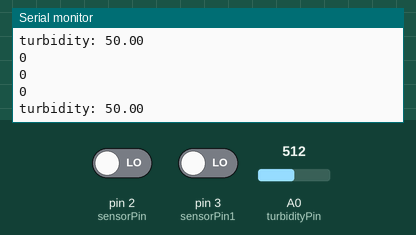
A sketch run on a simulated Arduino Uno, built with avr-gcc and run on an emulated ATmega328P. Parts: the last lines printed to the serial monitor. The test bench sets the inputs (shaded band); at power-on: A0 (turbidityPin) = 512, pin 2 (sensorPin) LOW, pin 3 (sensorPin1) LOW.

Above: at 4.2 s.
4.3 s: A0 (turbidityPin) set to 1015
At 4.9 s:
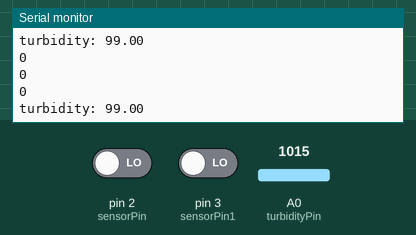
5.8 s: A0 (turbidityPin) set to 1023
At 6.9 s:
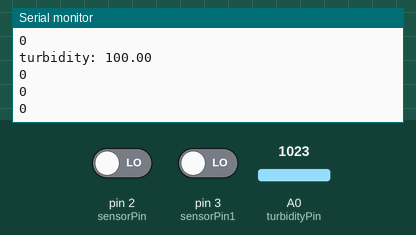
Timing chart, 0 to 8.8 s (numbered marks = the images above; inputs shaded):
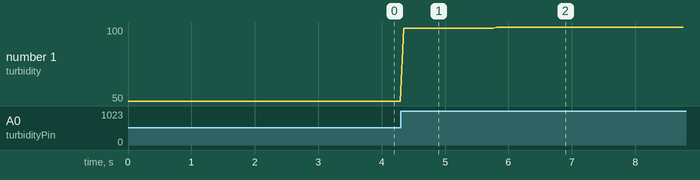

The sketch:

final.ino
```cpp
#include <SoftwareSerial.h>

SoftwareSerial bluetooth(1, 0);


const int turbidityPin = A0;
int sensorPin = 2;
int sensorPin1 = 3;
int sensorPin2 = 4;
volatile long pulse;
volatile long pulse1;
volatile long pulse2;

void setup() {
  pinMode(sensorPin, INPUT);
  Serial.begin(9600);
  bluetooth.begin(9600);
  attachInterrupt(digitalPinToInterrupt(sensorPin), increase, RISING);
  attachInterrupt(digitalPinToInterrupt(sensorPin1), increase1, RISING);
  attachInterrupt(digitalPinToInterrupt(sensorPin2), increase2, RISING);
}


void loop() {

  int turbidityValue = analogRead(turbidityPin);


  float turbidity = map(turbidityValue, 0, 1023, 0, 100);


  Serial.print("turbidity: ");
  Serial.println(turbidity);


  bluetooth.print("turbidity: ");
  bluetooth.println(turbidity);
  Serial.println(pulse);
  Serial.println(pulse1);
  Serial.println(pulse2);

  if (pulse1 + pulse2 == pulse){
    bluetooth.println("no leakage detected: ");
  }
  else{
    bluetooth.println("leakage detected: ");
  }


  delay(10);
}

void increase() {
  pulse++;
}

void increase1() {
  pulse1++;
}

void increase2() {
  pulse2++;
}
```

Measured:
- the behaviour switches between 1022 and 1023 on A0 (turbidityPin) (found by bisection; images 1 and 2)
- after the input at 4.3 s, the serial monitor: prints a new line after 0.05 s (image 1)
- after the input at 5.8 s, the serial monitor: prints a new line at once (image 2)
- plotted number 1: 50 → 99 after the input at 4.3 s, 99 → 100 after the input at 5.8 s
